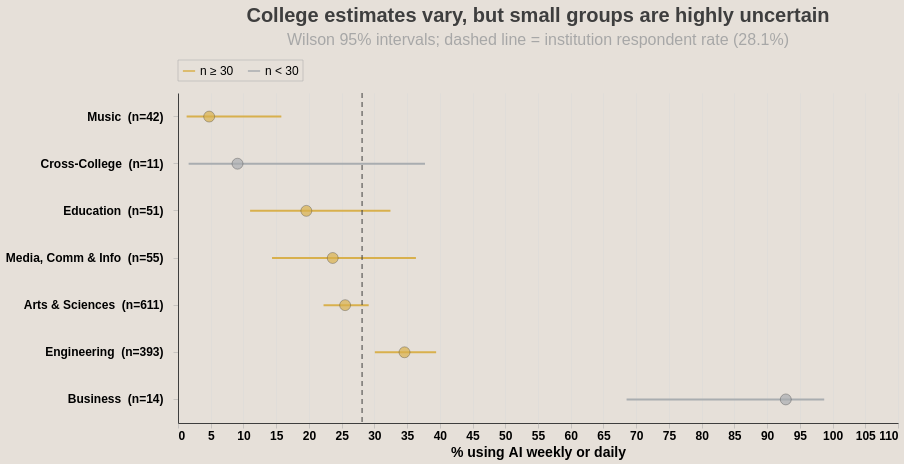

Notebook source saved alongside this figure:
### Markdown cell above
## 4. Diagnostic appendix

The following checks support interview questions but do not need to appear in the main deck.
They quantify uncertainty in small college samples and test whether the college pattern is
primarily a composition effect from `LEVEL_GRAD`.

### Code cell
# Weekly-or-more use by college with Wilson 95% intervals and explicit sample-size signaling.
college_weekly = (
    ai_respondents.groupby(["COLLEGE_CODE1", "COLLEGE_NAME1"], observed=True)
    .agg(
        Respondents=(FREQUENCY, "size"),
        Weekly=("weekly_or_more", "sum"),
        Percent=("weekly_or_more", "mean"),
    )
    .reset_index()
)
college_weekly["Percent"] *= 100

z = 1.96
p = college_weekly["Weekly"] / college_weekly["Respondents"]
denominator = 1 + z**2 / college_weekly["Respondents"]
center = (p + z**2 / (2 * college_weekly["Respondents"])) / denominator
half_width = (
    z
    * np.sqrt(
        p * (1 - p) / college_weekly["Respondents"]
        + z**2 / (4 * college_weekly["Respondents"] ** 2)
    )
    / denominator
)
college_weekly["Lower"] = 100 * (center - half_width)
college_weekly["Upper"] = 100 * (center + half_width)
college_weekly["College"] = college_weekly["COLLEGE_NAME1"].map(COLLEGE_SHORT)
college_weekly["CollegeLabel"] = college_weekly.apply(
    lambda row: f"{row['College']}  (n={row['Respondents']:,})", axis=1
)
college_weekly["SampleFlag"] = np.where(
    college_weekly["Respondents"].ge(30), "n ≥ 30", "n < 30"
)
college_sort = college_weekly.sort_values("Percent")["CollegeLabel"].tolist()
institution_weekly = 100 * ai_respondents["weekly_or_more"].mean()

intervals = (
    alt.Chart(college_weekly)
    .mark_rule(strokeWidth=2)
    .encode(
        y=alt.Y("CollegeLabel:N", sort=college_sort, title=None),
        x=alt.X("Lower:Q", title="% using AI weekly or daily", scale=alt.Scale(domain=[0, 105])),
        x2="Upper:Q",
        color=alt.Color(
            "SampleFlag:N",
            scale=alt.Scale(
                domain=["n ≥ 30", "n < 30"],
                range=[CU_GOLD, "#A9ADB0"],
            ),
            legend=alt.Legend(title=None),
        ),
    )
)
points = (
    alt.Chart(college_weekly)
    .mark_circle(size=120, stroke=CU_BLACK, strokeWidth=0.5)
    .encode(
        y=alt.Y("CollegeLabel:N", sort=college_sort),
        x="Percent:Q",
        color=alt.Color(
            "SampleFlag:N",
            scale=alt.Scale(domain=["n ≥ 30", "n < 30"], range=[CU_GOLD, "#A9ADB0"]),
            legend=None,
        ),
        tooltip=[
            "College:N",
            "Respondents:Q",
            "Weekly:Q",
            alt.Tooltip("Percent:Q", format=".1f"),
            alt.Tooltip("Lower:Q", format=".1f"),
            alt.Tooltip("Upper:Q", format=".1f"),
        ],
    )
)
institution_rule = (
    alt.Chart(pd.DataFrame({"Percent": [institution_weekly]}))
    .mark_rule(color=CU_BLACK, strokeDash=[5, 4])
    .encode(x="Percent:Q")
)

college_chart = style_chart(
    (intervals + points + institution_rule).properties(
        width=720,
        height=330,
        title=alt.Title(
            "College estimates vary, but small groups are highly uncertain",
            subtitle=f"Wilson 95% intervals; dashed line = institution respondent rate ({institution_weekly:.1f}%)",
        ),
    )
)
college_chart

### Figure 1 — Vega-Lite specification as saved in the notebook (floating-point values rounded to 4 significant figures)
{"config": {"view": {"continuousWidth": 300, "continuousHeight": 300, "stroke": null}, "axis": {"domain": true, "domainColor": "#3E3E3E", "domainWidth": 1, "gridColor": "#D9D9D9", "gridOpacity": 0.5, "labelFont": "Arial", "labelFontSize": 12, "labelFontWeight": 600, "tickColor": "#A7A7A7", "tickWidth": 0.5, "ticks": true, "titleFont": "Arial", "titleFontSize": 14, "titleFontWeight": "bold"}, "axisX": {"orient": "bottom"}, "axisY": {"labelLimit": 500, "labelPadding": 10, "orient": "left"}, "background": "#E6E0D9", "legend": {"direction": "horizontal", "fillColor": "#E6E0D9", "labelFont": "Arial", "labelFontSize": 12, "offset": 12, "orient": "top", "padding": 4, "strokeColor": "#A7A7A7", "strokeWidth": 0.5, "symbolSize": 150, "title": null}, "title": {"align": "center", "anchor": "middle", "color": "#3E3E3E", "font": "Arial", "fontSize": 20, "fontWeight": "bolder", "frame": "group", "offset": 12, "subtitleColor": "#A7A7A7", "subtitleFont": "Arial", "subtitleFontSize": 16, "subtitlePadding": 6}}, "layer": [{"mark": {"type": "rule", "strokeWidth": 2}, "encoding": {"color": {"field": "SampleFlag", "legend": {"title": null}, "scale": {"domain": ["n ≥ 30", "n < 30"], "range": ["#D8B04D", "#A9ADB0"]}, "type": "nominal"}, "x": {"field": "Lower", "scale": {"domain": [0, 105]}, "title": "% using AI weekly or daily", "type": "quantitative"}, "x2": {"field": "Upper"}, "y": {"field": "CollegeLabel", "sort": ["Music  (n=42)", "Cross-College  (n=11)", "Education  (n=51)", "Media, Comm & Info  (n=55)", "Arts & Sciences  (n=611)", "Engineering  (n=393)", "Business  (n=14)"], "title": null, "type": "nominal"}}}, {"mark": {"type": "circle", "size": 120, "stroke": "#3E3E3E", "strokeWidth": 0.5}, "encoding": {"color": {"field": "SampleFlag", "legend": null, "scale": {"domain": ["n ≥ 30", "n < 30"], "range": ["#D8B04D", "#A9ADB0"]}, "type": "nominal"}, "tooltip": [{"field": "College", "type": "nominal"}, {"field": "Respondents", "type": "quantitative"}, {"field": "Weekly", "type": "quantitative"}, {"field": "Percent", "format": ".1f", "type": "quantitative"}, {"field": "Lower", "format": ".1f", "type": "quantitative"}, {"field": "Upper", "format": ".1f", "type": "quantitative"}], "x": {"field": "Percent", "type": "quantitative"}, "y": {"field": "CollegeLabel", "sort": ["Music  (n=42)", "Cross-College  (n=11)", "Education  (n=51)", "Media, Comm & Info  (n=55)", "Arts & Sciences  (n=611)", "Engineering  (n=393)", "Business  (n=14)"], "type": "nominal"}}}, {"data": {"name": "data-41e2fcdd3b0a34050ba6c1a6a7f264fe"}, "mark": {"type": "rule", "color": "#3E3E3E", "strokeDash": [5, 4]}, "encoding": {"x": {"field": "Percent", "type": "quantitative"}}}], "data": {"name": "data-f5c8fc77923521e27b6bc1df63f8339e"}, "height": 330, "title": {"text": "College estimates vary, but small groups are highly uncertain", "subtitle": "Wilson 95% intervals; dashed line = institution respondent rate (28.1%)"}, "width": 720, "$schema": "https://vega.github.io/schema/vega-lite/v6.4.1.json", "datasets": {"data-f5c8fc77923521e27b6bc1df63f8339e": [{"COLLEGE_CODE1": "ARSC", "COLLEGE_NAME1": "College of Arts & Sciences", "Respondents": 611, "Weekly": 156, "Percent": 25.53, "Lower": 22.23, "Upper": 29.13, "College": "Arts & Sciences", "CollegeLabel": "Arts & Sciences  (n=611)", "SampleFlag": "n ≥ 30"}, {"COLLEGE_CODE1": "BUSN", "COLLEGE_NAME1": "Leeds School of Business", "Respondents": 14, "Weekly": 13, "Percent": 92.86, "Lower": 68.53, "Upper": 98.73, "College": "Business", "CollegeLabel": "Business  (n=14)", "SampleFlag": "n < 30"}, {"COLLEGE_CODE1": "CMCI", "COLLEGE_NAME1": "College of Media, Comm & Info", "Respondents": 55, "Weekly": 13, "Percent": 23.64, "Lower": 14.37, "Upper": 36.35, "College": "Media, Comm & Info", "CollegeLabel": "Media, Comm & Info  (n=55)", "SampleFlag": "n ≥ 30"}, {"COLLEGE_CODE1": "CRSS", "COLLEGE_NAME1": "Cross-College Programs", "Respondents": 11, "Weekly": 1, "Percent": 9.091, "Lower": 1.623, "Upper": 37.74, "College": "Cross-College", "CollegeLabel": "Cross-College  (n=11)", "SampleFlag": "n < 30"}, {"COLLEGE_CODE1": "EDUC", "COLLEGE_NAME1": "School of Education", "Respondents": 51, "Weekly": 10, "Percent": 19.61, "Lower": 11.02, "Upper": 32.46, "College": "Education", "CollegeLabel": "Education  (n=51)", "SampleFlag": "n ≥ 30"}, {"COLLEGE_CODE1": "ENGR", "COLLEGE_NAME1": "College of Engr & Applied Sci", "Respondents": 393, "Weekly": 136, "Percent": 34.61, "Lower": 30.07, "Upper": 39.44, "College": "Engineering", "CollegeLabel": "Engineering  (n=393)", "SampleFlag": "n ≥ 30"}, {"COLLEGE_CODE1": "MUSC", "COLLEGE_NAME1": "College of Music", "Respondents": 42, "Weekly": 2, "Percent": 4.762, "Lower": 1.316, "Upper": 15.79, "College": "Music", "CollegeLabel": "Music  (n=42)", "SampleFlag": "n ≥ 30"}], "data-41e2fcdd3b0a34050ba6c1a6a7f264fe": [{"Percent": 28.12}]}}
